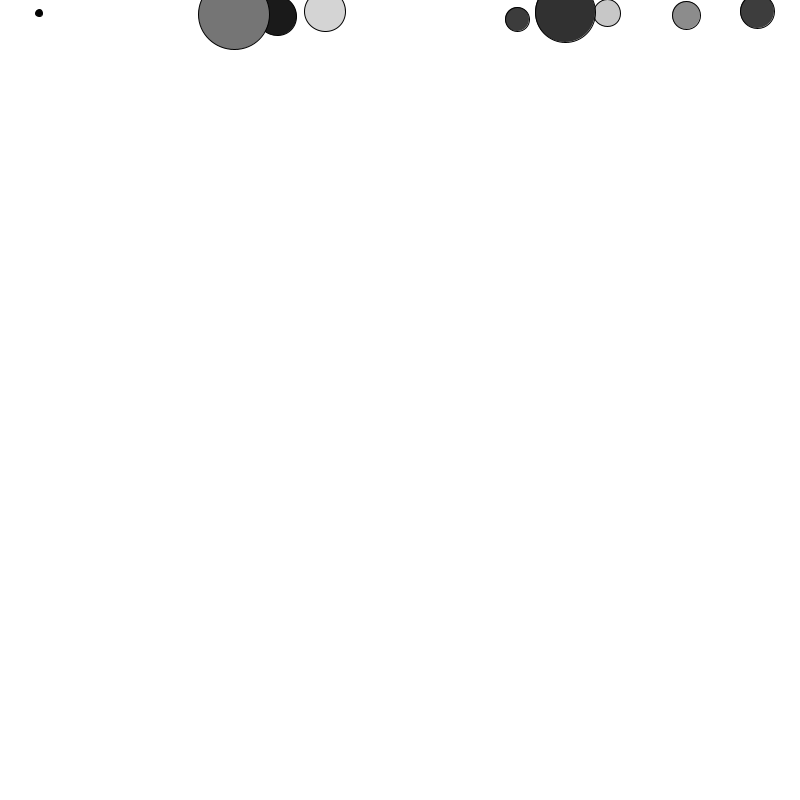
Frame 1 (no input)
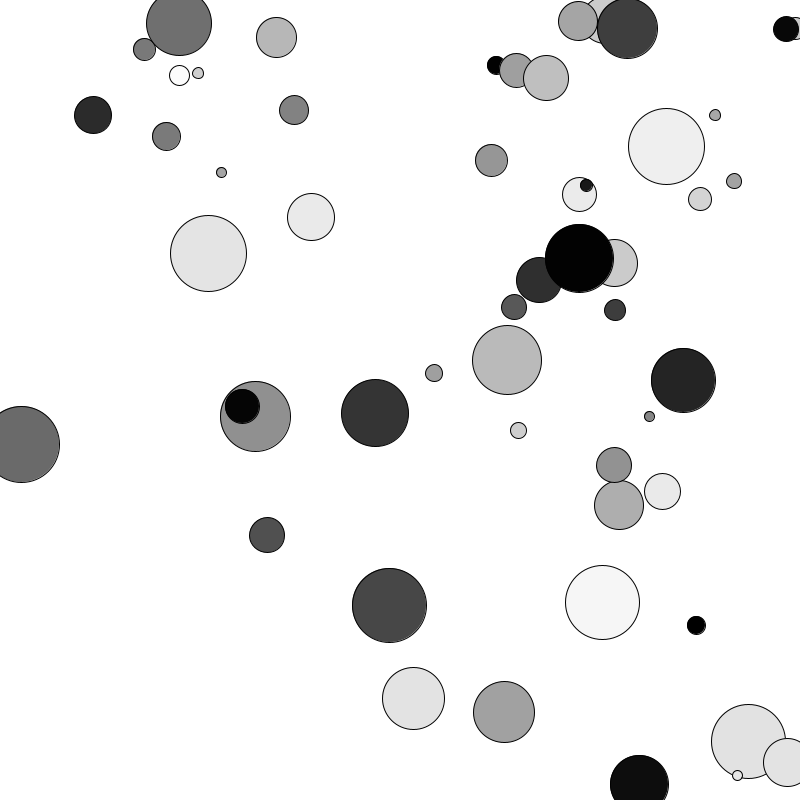
Frame 60 (the mouse pressed at the canvas centre just before this capture)
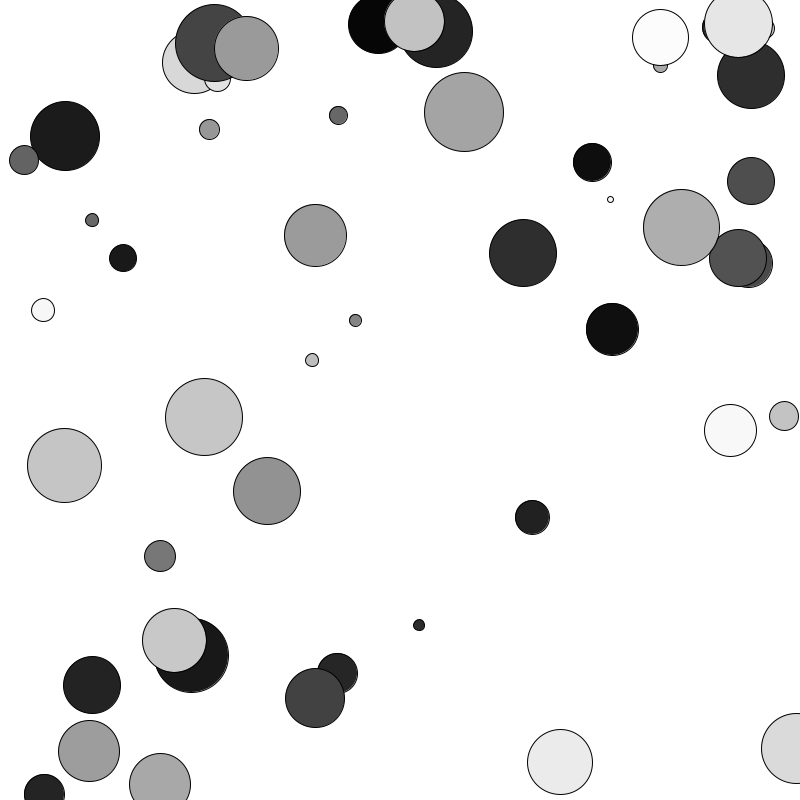
Frame 120 (the mouse held since frame 60 and released just before this capture)

The Processing sketch that drew these frames (run headless with seeded random() and noise(); from frame 60 on, the mouse is pressed at the canvas centre):

// Processing sketch: arrayballs
// ── arrayballs.pde
int[] xPosArr, yPosArr, diamArr, colArr, speedArr;
int numberOfCircles;
int endY;
int step;

void setup() {
  size(800, 800);
  numberOfCircles=100;
  xPosArr = new int[numberOfCircles];
  yPosArr = new int[numberOfCircles];
  diamArr = new int[numberOfCircles];
  speedArr = new int[numberOfCircles];
  colArr = new int[numberOfCircles];
  initArrays();
  endY = 10;
  step = 2;
}

void draw() {
  background(255);

  for (int i=0; i<endY; i++) {

    yPosArr[i] = yPosArr[i] + speedArr[i]++;
    fill(colArr[i], colArr[i], colArr[i]);
    circle(xPosArr[i], yPosArr[i], diamArr[i]);
  }
  if (endY < xPosArr.length) { 
    if (frameCount % step == 0) {
        endY = endY + 3;
    }
    
  } else {
      endY = 10;
      initArrays();
  }
}

void drawCircle(int x, int y, int diam, int col) {
  fill(col);
  circle(x, y, diam);
}

void moveCircle() {
}

void initArrays() {
  for (int i = 0; i < xPosArr.length; i++) {
    xPosArr[i] = (int)random(0, width);
    yPosArr[i] = 10;
    diamArr[i] = (int)random(5, width/10);
    speedArr[i]= (int)random(1, 10);
    colArr[i]  = (int)random(255);
  }
}
